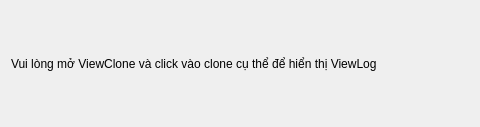
<?xml version="1.0" encoding="UTF-8"?>
<ui version="4.0">
 <class>ViewLog</class>
 <widget class="QDialog" name="ViewLog">
  <property name="geometry">
   <rect>
    <x>0</x>
    <y>0</y>
    <width>480</width>
    <height>127</height>
   </rect>
  </property>
  <property name="windowTitle">
   <string>Dialog</string>
  </property>
  <layout class="QHBoxLayout" name="horizontalLayout">
   <item>
    <widget class="QLabel" name="label">
     <property name="text">
      <string>Vui lòng mở ViewClone và click vào clone cụ thể để hiển thị ViewLog</string>
     </property>
    </widget>
   </item>
  </layout>
 </widget>
 <resources/>
 <connections/>
</ui>
